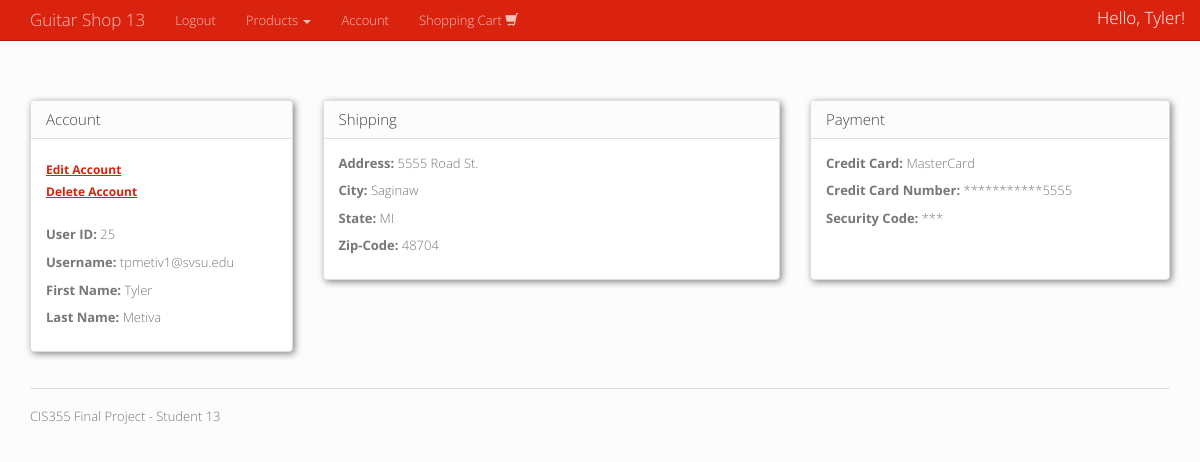
Screenshot of /student13/account.php (signed in) with the database file from the repository.
### tables this page shows
CREATE TABLE IF NOT EXISTS `tpm_customers` (
  `cust_id` int(11) NOT NULL AUTO_INCREMENT,
  `username` varchar(50) NOT NULL,
  `password` varchar(50) NOT NULL,
  `first_name` varchar(30) NOT NULL,
  `last_name` varchar(30) NOT NULL,
  `credit_card` varchar(30) NOT NULL,
  `credit_card_num` varchar(19) NOT NULL,
  `security_code` varchar(3) NOT NULL,
  `address` varchar(50) NOT NULL,
  `city` varchar(30) NOT NULL,
  `state` varchar(2) NOT NULL,
  `zip_code` int(5) NOT NULL,
  `phone_number` varchar(10) NOT NULL,
  PRIMARY KEY (`cust_id`),
  UNIQUE KEY `cust_id` (`cust_id`)
);

### student13/account.php (the view, shortened to what this page needs)
<?php
	include 'functions.php';
	$usertable = "tpm_customers";
	$db = dbConnect($usertable);
	$sql = "SELECT * FROM $usertable WHERE cust_id = ".$_SESSION['userId']."";
	$result = $db->query($sql);
	$row = $result->fetch_array();
?>
<!DOCTYPE html>
<html lang="en">
<body style="padding-top:80px;" background="fabric_of_squares_gray.png">
    <div class="container">
		<div class="row">
			<div class="col-md-3">
				<div class='panel panel-default' style='box-shadow: 2px 2px 7px #888888; margin-top: 20px;'>
					<div class='panel-heading'>
						<h3 class='panel-title'>Account</h3>
					</div>
					<div class='panel-body'>
						<p><a href="updateAccount.php"><strong><h6><u>Edit Account</u></h6></strong></a></p>
						<p><a href="#" data-toggle="modal" data-target="#basicModal">
						<strong><h6><u>Delete Account</u></h6></strong></a></p><br>
						<p><strong>User ID: </strong> <?php echo $row[0]; ?></p>
						<p><strong>Username: </strong> <?php echo $row[1]; ?></p>
						<p><strong>First Name: </strong> <?php echo $row[3]; ?></p>
						<p><strong>Last Name: </strong> <?php echo $row[4]; ?></p>
					</div>
				</div>
			</div>
			<div class="col-md-5">
				<div class='panel panel-default' style='box-shadow: 2px 2px 7px #888888; margin-top: 20px; height:180px;'>
					<div class='panel-heading'>
						<h3 class='panel-title'>Shipping</h3>
					</div>
					<div class='panel-body'>
						<p><strong>Address: </strong> <?php echo $row[8]; ?></p>
						<p><strong>City: </strong> <?php echo $row[9]; ?></p>
						<p><strong>State: </strong> <?php echo $row[10]; ?></p>
						<p><strong>Zip-Code: </strong> <?php echo $row[11]; ?></p>
					</div>
				</div>
			</div>
			<div class="col-md-4">
				<div class='panel panel-default' style='box-shadow: 2px 2px 7px #888888; margin-top: 20px; height:180px;'>
					<div class='panel-heading'>
						<h3 class='panel-title'>Payment</h3>
					</div>
					<div class='panel-body'>
						<p><strong>Credit Card: </strong> <?php echo $row[5]; ?></p>
						<p><strong>Credit Card Number: </strong> <?php for ($i = 0; $i < strlen($row[6]) - 5; $i++) { echo '*'; } echo substr($row[6], count($row[6]) - 5); ?></p>
						<p><strong>Security Code: </strong> <?php for ($i = 0; $i < strlen($row[7]); $i++) { echo '*'; } ?></p>
					</div>
				</div>
			</div>
		</div>
	</div>
</body>
</html>

### rows the page displays
tpm_customers: cust_id "25", username "tpmetiv1@svsu.edu", first_name "Tyler", last_name "Metiva", address "5555 Road St.", city "Saginaw", state "MI", zip_code "48704", credit_card "MasterCard", substr($row[6],count($row[6])-5) "5555"

### other values shown
$_SESSION['user'] "Tyler"
